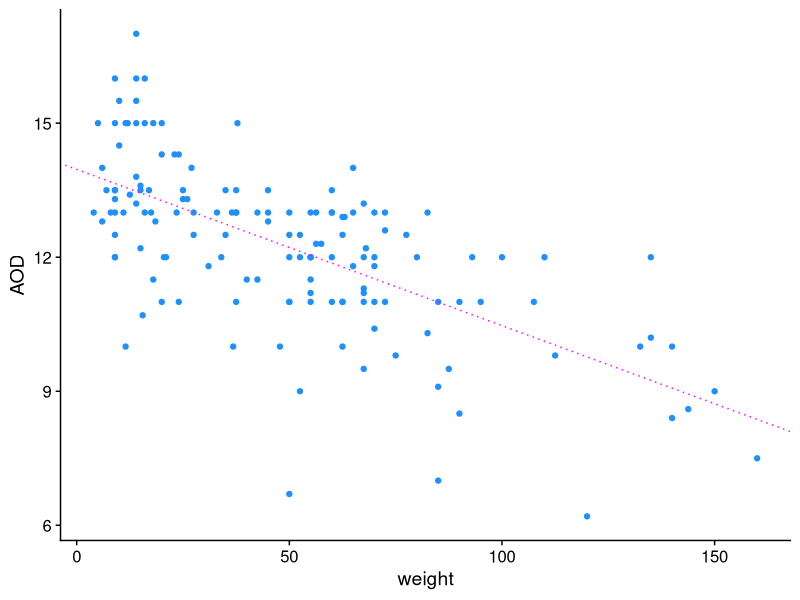

The R source for this figure:
library(ggplot2)
library(cowplot)
dogs <- read.csv("dogs.csv",stringsAsFactors = FALSE)
fit  <- lm(AOD ~ weight,dogs)
b    <- coef(fit)
print(ggplot(dogs,aes(x = weight,y = AOD)) +
  geom_point(color = "dodgerblue") +
  geom_abline(intercept = b[1],slope = b[2],color = "magenta",
              linetype = "dotted") +
  theme_cowplot())